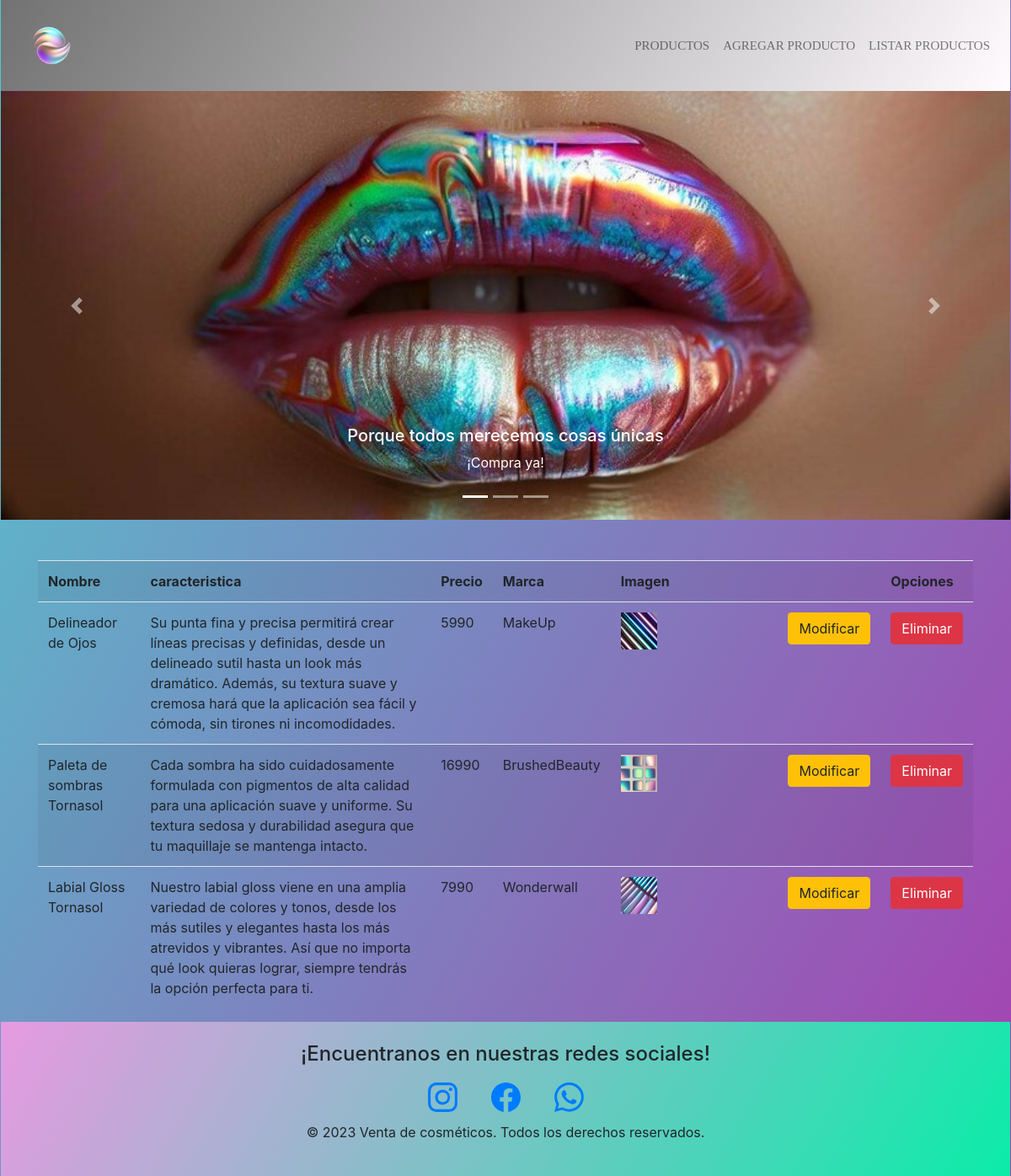
/listar-producto, run on an earlier commit of the app's database.
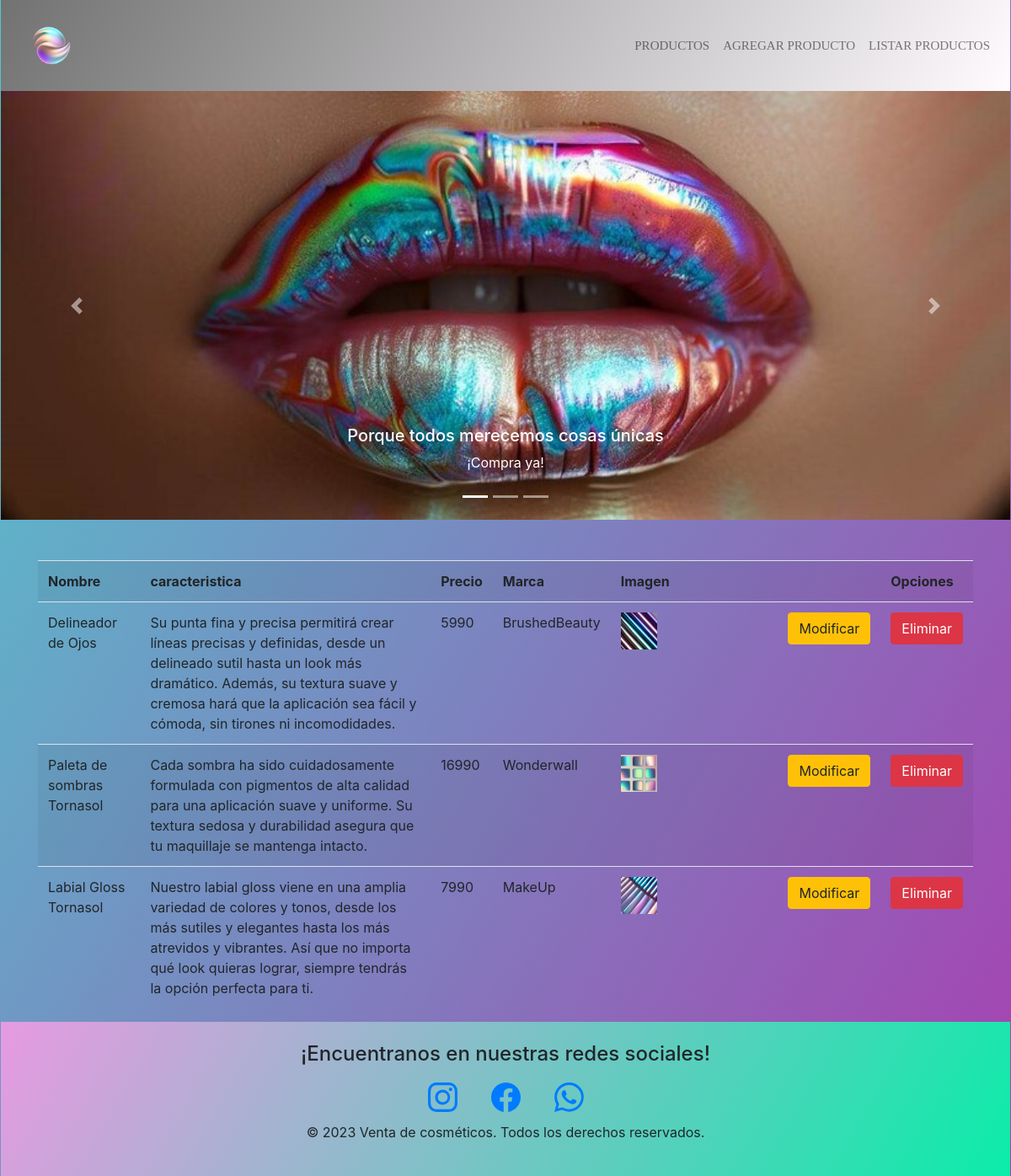
And on a later commit of the database.
### tienda/models.py (models this page shows, shortened)
class Producto(models.Model):
    nombre = models.CharField(max_length=70)
    caracteristica = models.CharField(max_length=400)
    precio = models.IntegerField()
    marca = models.ForeignKey(Marca, on_delete=models.PROTECT)
    imagen = models.ImageField(upload_to="productos", null=True)

class Marca(models.Model):
    nombre = models.CharField(max_length=70)
    def __str__(self):
        return self.nombre

### tienda/views.py (the view)
# urls.py: path('listar-producto', views.listar_producto, name='listar-producto'),
def listar_producto(request):
    productos = Producto.objects.all()
    data = {'productos': productos}
    return render(request, 'tienda/producto/listar.html', data)

### tienda/templates/tienda/producto/listar.html
{% extends 'tienda/brushed-admin.html' %}
{% load humanize %}
{% block contenido %}
    <section class="container">
        <div class="table-hover table-responsive mt-5">
            <table class="table table-striped" >
                <tr>
                    <th>Nombre</th>
                    <th>caracteristica</th>
                    <th>Precio</th>
                    <th>Marca</th>
                    <th>Imagen</th>
                    <th></th>
                    <th>Opciones</th>
                </tr>
                {% for p in productos %}
                <tr>
                    <td>{{p.nombre}}</td>
                    <td>{{p.caracteristica}}</td>
                    <td>{{p.precio}}</td>
                    <td>{{p.marca}}</td>
                    {% if p.imagen %}
                    <td> <img src="{{p.imagen.url}}" alt="imagen-producto" class="w-25"></td>
                    {% endif %}
                    <td><a href="{% url 'modificar-producto' p.id%}" class="btn btn-warning">Modificar</a></td>
                    <td> <a href="{% url 'eliminar-producto' p.id%}" class="btn btn-danger">Eliminar</a></td>
                </tr>
                {% endfor %}
            </table>
        </div>
    </section>
{% endblock %}

### tienda/templates/tienda/brushed-admin.html
{% extends 'tienda/base.html'%}
{% block contenido %}
{% load humanize %}
{% load static %}
{% endblock %}

### tienda/templates/tienda/base.html (shortened to what this page needs)
{% load static %}
<!DOCTYPE html>
<html lang="es">
<head>
    <link rel="stylesheet" href="{% static 'styles/style.css' %}">
    <link rel="stylesheet" href="https://cdn.jsdelivr.net/npm/bootstrap@4.6.2/dist/css/bootstrap.min.css"
>
</head>
<body>
    <nav class="navbar navbar-expand-md navbar-light bg-light">
        <a href="{%url 'brushed-admin'%}">
            <img src="{% static 'image/logo-removebg-preview.png'%}" alt="Logo" width="90px" height="90px"
                class="d-inline-block align-text-top">
        </a>
        <div class="collapse navbar-collapse" id="navbarNav">
            <ul class="navbar-nav ml-auto">
                <li class="nav-item">
                    <a class="nav-link" href="{% url 'index' %}#productos">PRODUCTOS</a>
                </li>
                <li class="nav-item">
                    <a class="nav-link" href="{% url 'agregar-producto' %}">AGREGAR PRODUCTO</a>
                </li>
                <li class="nav-item">
                    <a class="nav-link" href="{% url 'listar-producto' %}">LISTAR PRODUCTOS</a>
                </li>
            </ul>
    </nav>
    <section>
        <div id="carouselExampleIndicators" class="carousel slide" data-ride="carousel">
            <ol class="carousel-indicators">
                <li data-target="#carouselExampleIndicators" data-slide-to="0" class="active"></li>
                <li data-target="#carouselExampleIndicators" data-slide-to="1"></li>
                <li data-target="#carouselExampleIndicators" data-slide-to="2"></li>
            </ol>
            <div class="carousel-inner">
                <div class="carousel-item active">
                    <a class="card-1" href="{%url 'fc1'%}">
                        <img src="{%static 'image/bocatornasol.jpg'%}" class="d-block w-100" alt="Imagen 1">
                        <div class="carousel-caption d-none d-md-block">
                            <h5>Porque todos merecemos cosas únicas</h5>
                            <p>¡Compra ya!</p>
                        </div>
                    </a>
                </div>
            </div>
            <a class="carousel-control-prev" href="#carouselExampleIndicators" role="button" data-slide="prev">
                <span class="carousel-control-prev-icon" aria-hidden="true"></span>
            </a>
            <a class="carousel-control-next" href="#carouselExampleIndicators" role="button" data-slide="next">
                <span class="carousel-control-next-icon" aria-hidden="true"></span>
            </a>
        </div>
    </section>
    {% block contenido%}
    {% endblock %}
    <section class="pie">
        <footer>
            <div>
                <h4>¡Encuentranos en nuestras redes sociales!</h4>
            </div>
            <div class="icon">
                <a href="#">
                </a>
                <a href="#">
                </a>
                <a href="#">
                </a>
            </div>
            <div>
                <p>© 2023 Venta de cosméticos. Todos los derechos reservados.</p>
            </div>
        </footer>
    </section>
</body>
</html>

### tienda/static/styles/style.css (style rules this page uses)
* { margin: 0; padding: 0%; box-sizing: border-box; text-decoration: none; list-style: none; }
.navbar { background: linear-gradient(120deg, #727272, #fffbff); }
.navbar-nav { font-size: 15px; font-family: Georgia, 'Times New Roman', Times, serif; }
body { padding-left: 1px; padding-right: 1px; background: linear-gradient(120deg, #50cace, #a740b1); font-family: 'Poppins', sans-serif; background-repeat: no-repeat; }
.pie { padding: 2%; background: linear-gradient(120deg, #e79ae1, #0beca9); height: 25%; text-align: center; }
.icon { display: flex; justify-content: center; gap: 40px; padding: 1%; }

What changed in the data, as far as the page shows it:
changed Producto "Delineador de Ojos": marca "MakeUp" → "BrushedBeauty"
changed Producto "Paleta de sombras Tornasol": marca "BrushedBeauty" → "Wonderwall"
changed Producto "Labial Gloss Tornasol": marca "Wonderwall" → "MakeUp"
